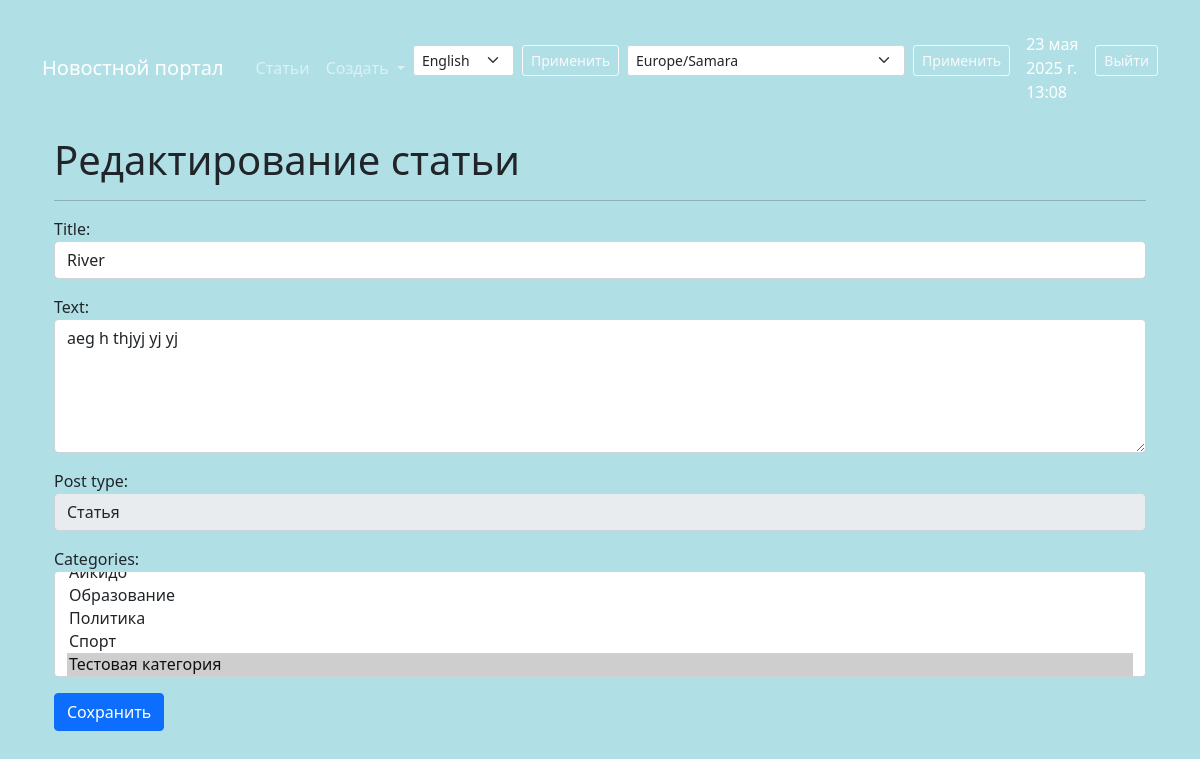
The app's page /articles/148/edit/ (signed in), older data.
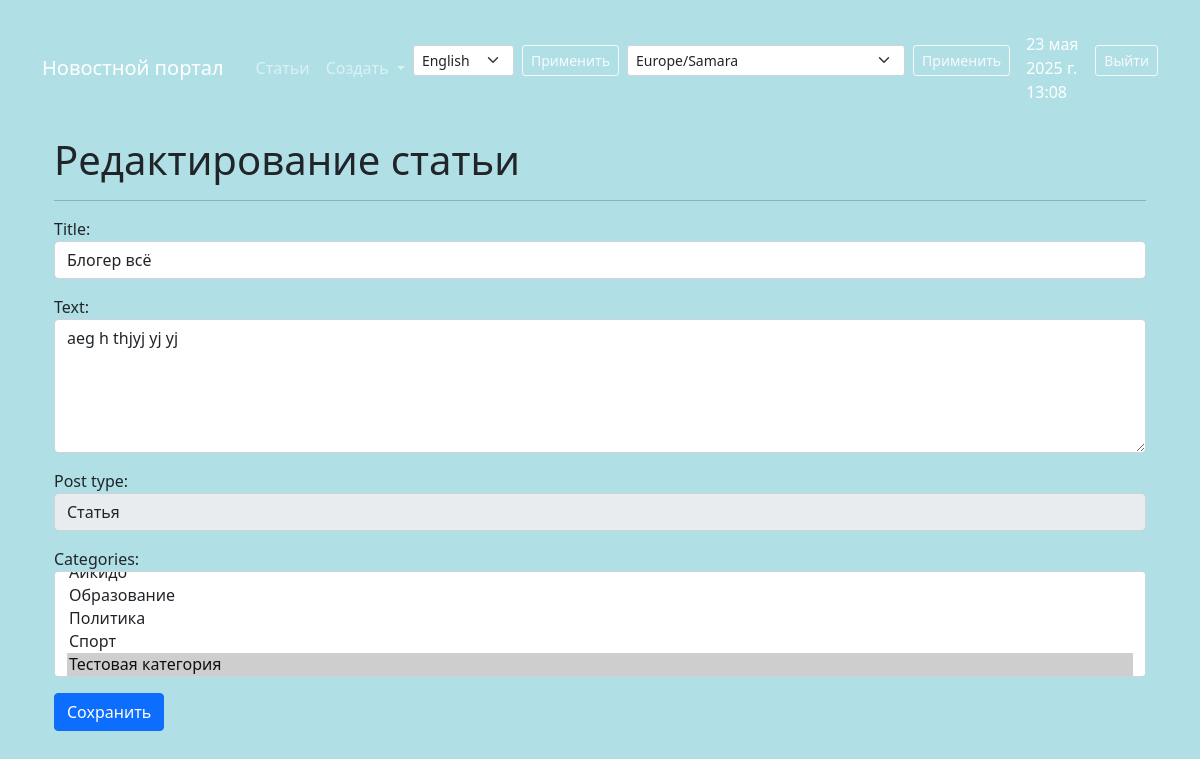
The same page, newer data.
### biblio/models.py (models this page shows, shortened)
class Post(models.Model):
    NEWS = 'NW'
    ARTICLE = 'AR'
    POST_TYPES = [
        (NEWS, 'Новость'),
        (ARTICLE, 'Статья')
    ]
    author = models.ForeignKey(Author, on_delete=models.CASCADE)
    post_type = models.CharField(max_length=2, choices=POST_TYPES)
    created_at = models.DateTimeField(auto_now_add=True)
    categories = models.ManyToManyField(Category, through='PostCategory')
    title = models.CharField(max_length=255)
    text = models.TextField()
    rating = models.IntegerField(default=0)

### biblio/views.py (the view)
# urls.py: path('articles/<int:pk>/edit/', ArticlesEdit.as_view(), name='articles_edit'),
class ArticlesEdit(PermissionRequiredMixin, LoginRequiredMixin, UpdateView):
    form_class = PostForm
    model = Post
    template_name = 'articles/articles_edit.html'
    permission_required = ('biblio.change_post',)

### biblio/forms.py
class PostForm(forms.ModelForm):
    class Meta:
        model = Post
        fields = ['title', 'text', 'post_type', 'categories']  # Убрали author из полей формы
        widgets = {
            'title': forms.TextInput(attrs={'class': 'form-control'}),
            'text': forms.Textarea(attrs={'class': 'form-control', 'rows': 5}),
            'post_type': forms.Select(attrs={'class': 'form-control'}),
            'categories': forms.SelectMultiple(attrs={'class': 'form-control'}),
        }
    def __init__(self, *args, **kwargs):
        self.request = kwargs.pop('request', None)  # Извлекаем request
        super().__init__(*args, **kwargs)
        if self.instance.pk:
            self.fields['post_type'].disabled = True

### biblio/context_tz.py (called while the page is built)
def get_timezone(request):
    tzname = request.session.get('django_timezone', settings.TIME_ZONE)
    local_time = timezone.localtime(timezone.now(), pytz.timezone(tzname))
    return {
        'current_time': local_time,
        'timezones': pytz.common_timezones,
        'TIME_ZONE': tzname
    }

### biblio/models.py (called while the page is built)
    def __str__(self):
        return self.name

### templates/articles/articles_edit.html (shortened to what this page needs)
﻿{% extends 'default.html' %}
{% block content %}
<div class="container mt-3">
    <h1>Редактирование статьи</h1>
    <hr>
    <form action="" method="post">
        {{ form.as_p }}
        <input type="submit" value="Сохранить" class="btn btn-primary" />
    </form></div>
{% endblock content %}

Row changes from the older to the newer data that the page shows:
changed Post "aeg h thjyj yj yj": title "River" → "Блогер всё"
